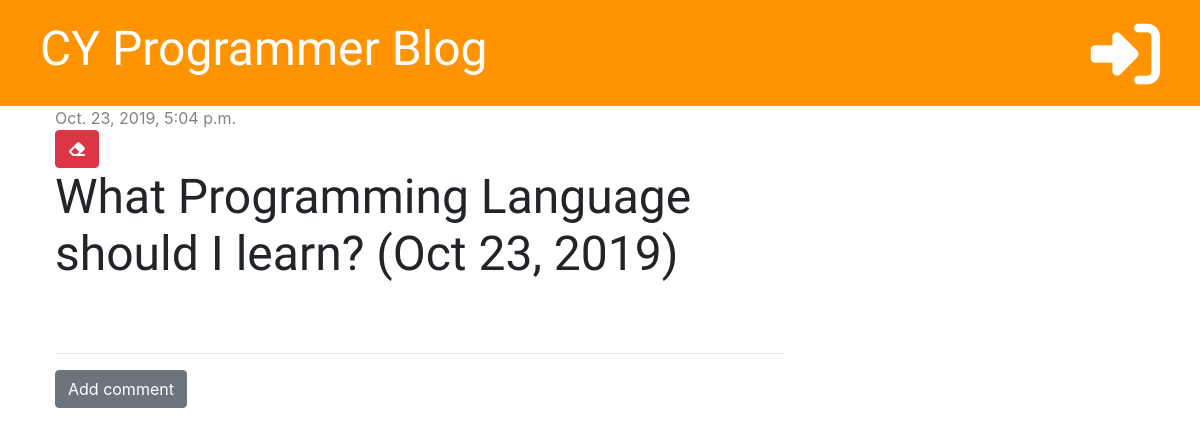
The app's page /post/1, older data.
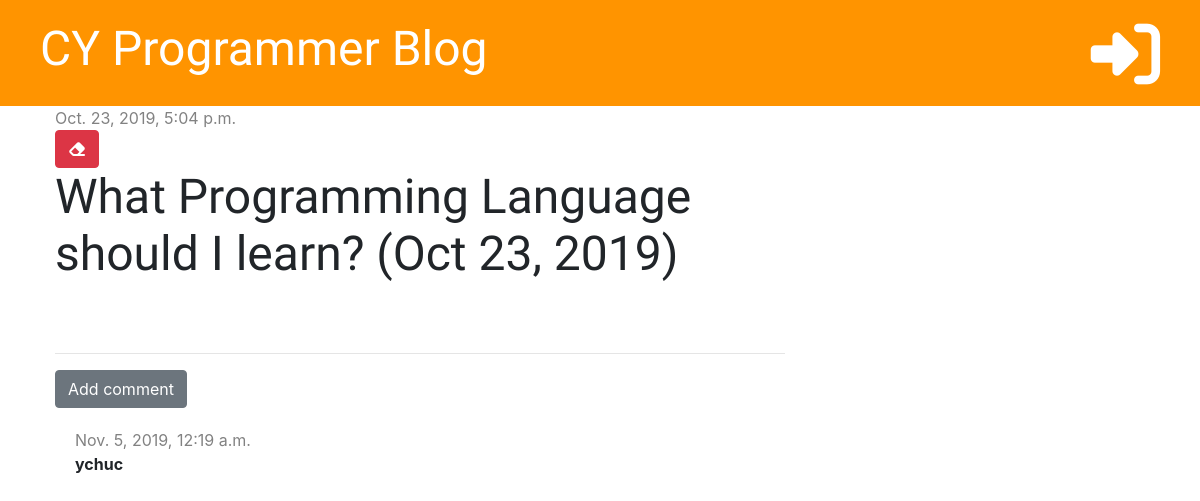
The same page, newer data.
### blog/models.py (models this page shows, shortened)
class Comment(models.Model):
    post = models.ForeignKey('blog.Post', on_delete=models.CASCADE, related_name='comments')
    author = models.CharField(max_length=200)
    text = models.TextField()
    created_date = models.DateTimeField(default=timezone.now)
    approved = models.BooleanField(default=False)

### blog/views.py (the view)
# urls.py: path('post/<int:pk>', views.post_detail, name='post_detail'),
def post_detail(request, pk):
    post = get_object_or_404(Post, pk=pk)
    stuff_for_frontend = {'post': post}
    return render(request, 'blog/post_detail.html', stuff_for_frontend)

### blog/templatetags/markdownify.py (called while the page is built)
@register.filter
def markdown(value):
    renderer = HighlightRenderer()
    markdown = mistune.Markdown(renderer=renderer)
    return markdown(value)

### blog/templates/blog/post_detail.html (shortened to what this page needs)
{% extends 'blog/base.html' %}
{% load markdownify %}
{% block content %}
    <div class="post" xmlns="http://www.w3.org/1999/html" xmlns="http://www.w3.org/1999/html">
        {% if post.published_date %}
            <div class="date">
                {{ post.published_date }}
            </div>
        {% else %}
            <a href="{% url 'post_publish' pk=post.pk %}" class="btn btn-primary">Publish</a>
        {% endif %}
        <a href="{%  url 'post_delete' pk=post.pk %}" class="btn btn-danger"
           onclick="return confirm('Are you sure you want to delete this post?')">
            <i class="fas fa-eraser"></i>
        </a>
        <h1>{{ post.title }}</h1>
    </div>
    <hr>
    <a href="{% url 'add_comment_to_post' pk=post.pk %}" class="btn btn-secondary">Add comment</a>
    {% for comment in post.comments.all %}
        {% if user.is_authenticated or comment.approved %}
            <div class="comment">
                <div class="date">
                    {{ comment.created_date }}
                </div>
                <strong>{{ comment.author }}</strong>
            </div>
        {%  endif %}
    {% empty %}
        <p>No comments...</p>
    {% endfor %}
{% endblock %}

Row changes from the older to the newer data that the page shows:
now on this page (row edited): Comment: created_date "Nov. 5, 2019, 12:19 a.m.", author "ychuc"
